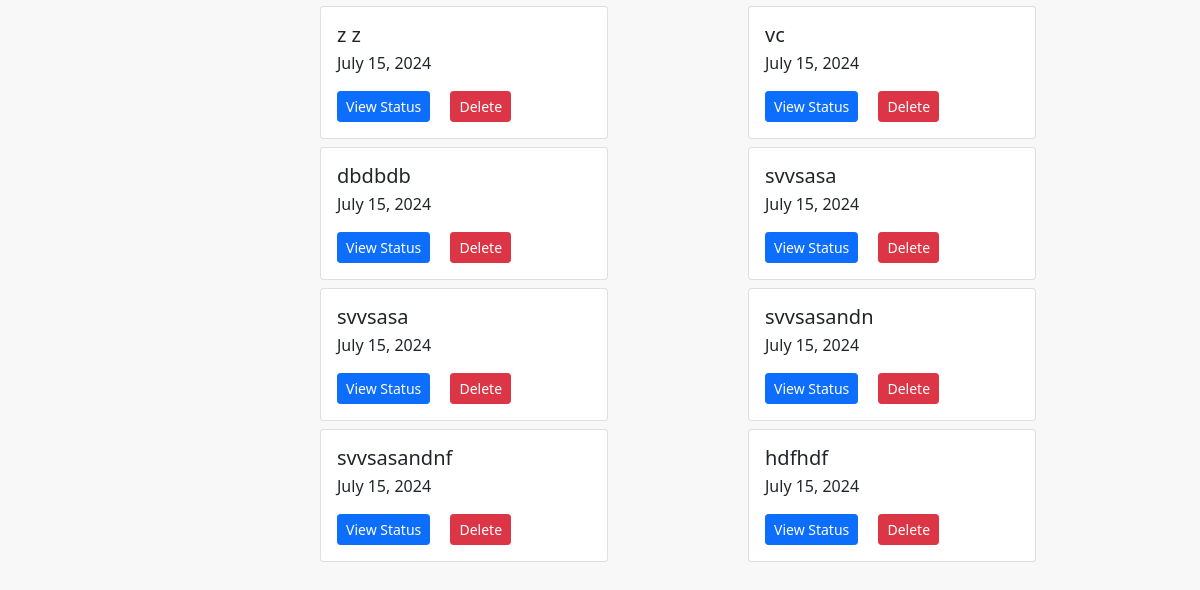
/certificate/view_certificate_status (signed in, lower part), run on an earlier commit of the app's database.
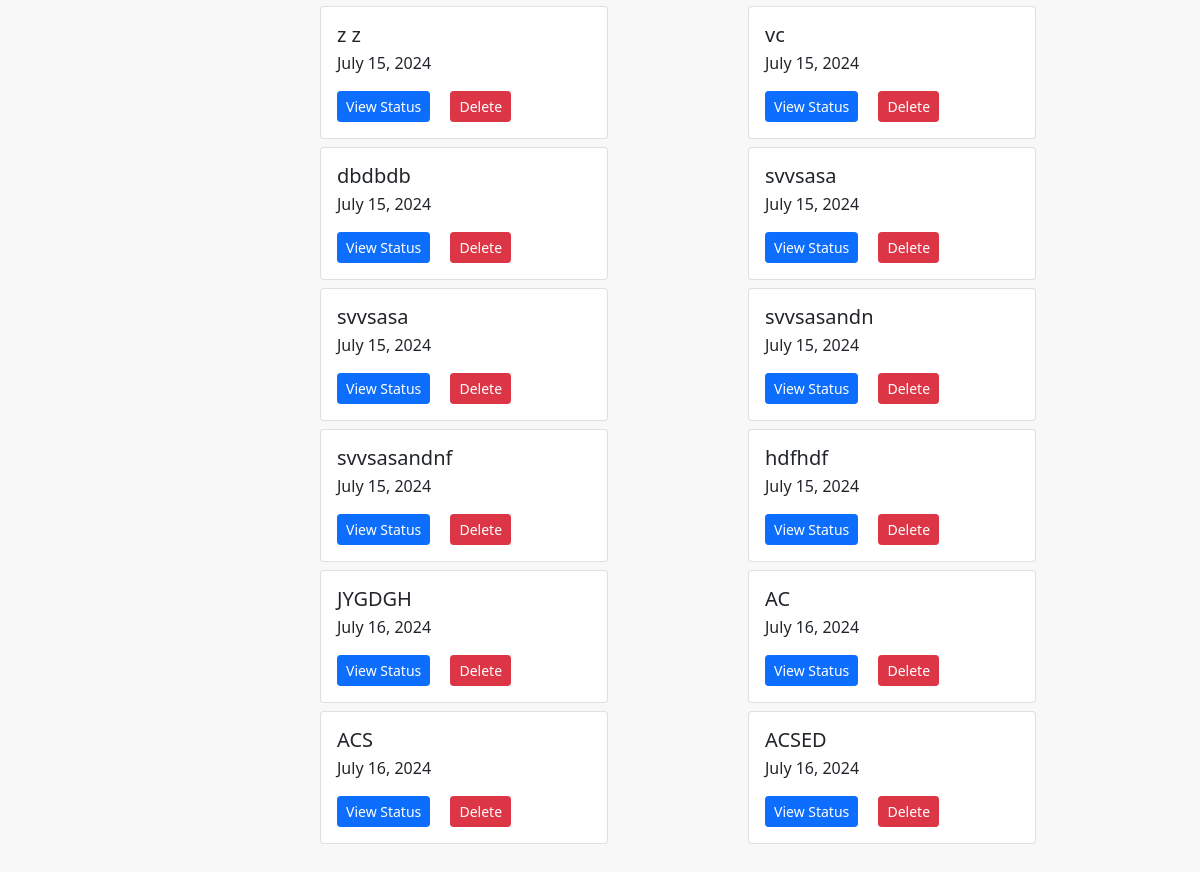
And on a later commit of the database.
### certificate/models.py (models this page shows, shortened)
class Event(models.Model):
	user = models.ForeignKey(User, on_delete=models.CASCADE)
	event_name = models.CharField(max_length=250)
	date = models.DateField(auto_now_add=True)
	csv_file = models.FileField(upload_to="certificates/csv_files/")
	template = models.FileField(upload_to="certificates/templates/")
	email_column = models.CharField(max_length=250, null=True, blank=True)
	subject = models.CharField(max_length=250, null=True)
	message = models.TextField(null=True, blank=True)
	slug = models.SlugField(null=True, blank=True)

### certificate/views.py (the view)
# urls.py: path('view_certificate_status', view_certificate_status, name="view_certificate_status"),
@login_required
def view_certificate_status(request):
    return render(request, 'certificate/view_certificate_status.html', {
        'events': Event.objects.filter(user=request.user)
    })

### templates/certificate/view_certificate_status.html (shortened to what this page needs)
{% extends 'base.html' %}
{% block body %}
<div class="row">
	{% for event in events %}
	<div class="col-md mb-2">
		<div class="card" style="width: 18rem;">
		  <div class="card-body">
		    <h5 class="card-title">{{event.event_name}}</h5>
		    <p class="card-text">{{event.date}}</p>
		    <a href="{% url 'track' event.id event.slug %}" class="card-link btn btn-sm btn-primary">View Status</a>
		    <a href="{% url 'delete_event' event.id event.slug %}" class="card-link btn btn-sm btn-danger float-right">Delete</a>
		  </div>
		</div>
	</div>
	{% endfor %}
</div>
{% endblock body %}

### templates/base.html (shortened to what this page needs)
<!DOCTYPE html>
{% load static %}
<html>
<head>
  <link rel="stylesheet" type="text/css" href="{% static 'css/bootstrap.min.css' %}">
  <link href="{% static 'font-awesome/css/font-awesome.min.css' %}" rel="stylesheet">
  <link rel="stylesheet" type="text/css" href="{% static 'css/style.css' %}">
</head>
<body>
<div class="page-content p-5" id="content">
  <main>
    {% block  body %}
    {% endblock body %}
  </main>
</div>
</body>
</html>

### static/css/style.css (style rules this page uses)
body { background-color: #f8f8f8; }
.page-content { width: calc(100% - 17rem); margin-left: 17rem; transition: all 0.4s; }
body { background: #f8f8f8; }

What changed in the data, as far as the page shows it:
added Event: event_name "JYGDGH", date "July 16, 2024"
added Event: event_name "AC", date "July 16, 2024"
added Event: event_name "ACS", date "July 16, 2024"
added Event: event_name "ACSED", date "July 16, 2024"
